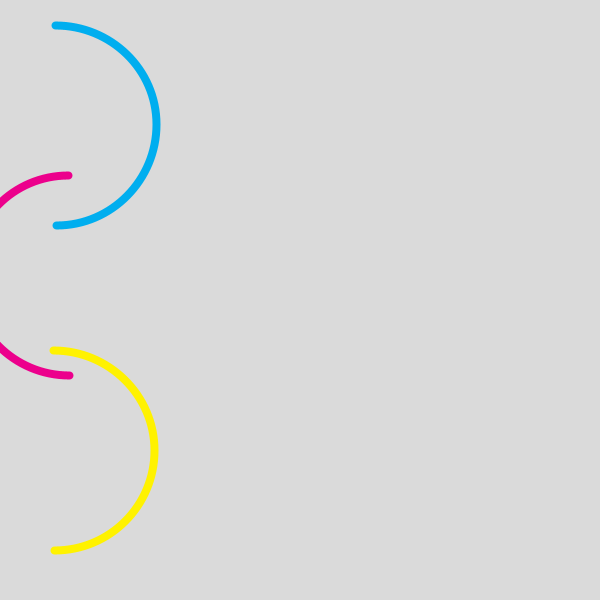
Frame 1 (no input)
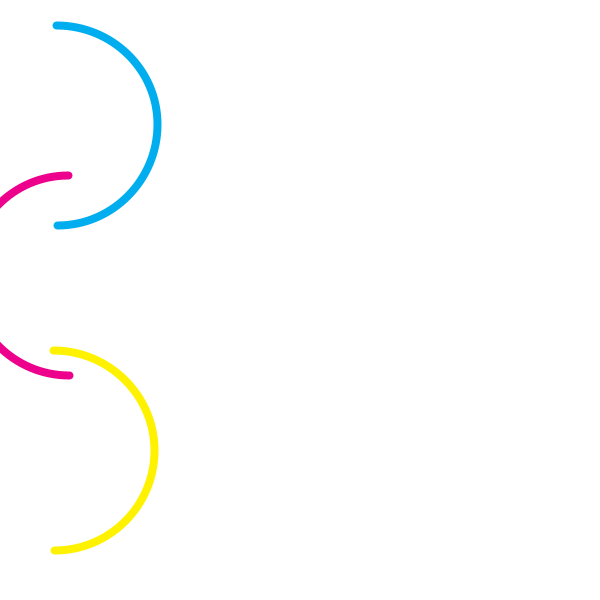
Frame 60 (the mouse pressed at the canvas centre just before this capture)
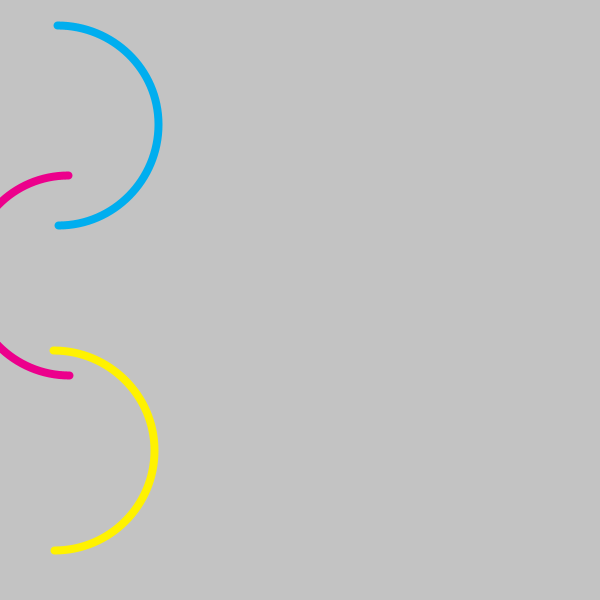
Frame 120 (the mouse held since frame 60 and released just before this capture)

The Processing sketch that drew these frames (run headless with seeded random() and noise(); from frame 60 on, the mouse is pressed at the canvas centre):

// Processing sketch: processing_42699
// ── processing_42699.pde

float x, y;





void setup() {
  background(255);
  size(600, 600);
  smooth();
}


void draw() {
  fill(255, 0, 0, 20);
  float mil = millis();
  noStroke();
  fill(mil % 400);
  rect(0, 0, 600, 600);
  



  int s = second();  // Values from 0 - 59
  int m = minute();  // Values from 0 - 59
  int h = hour();    // Values from 0 - 23

  strokeWeight( 8);
  noFill();
  stroke(0, 174, 239);
  arc(s+x, 125, 200, 200, PI+HALF_PI, TWO_PI+HALF_PI );
  stroke(236, 0, 140);
  arc(m+x+50, 275, 200, 200, HALF_PI, PI+HALF_PI);
  stroke(255, 242, 0);
  arc(h+x+50, 450, 200, 200, PI+HALF_PI, TWO_PI+HALF_PI );
}
